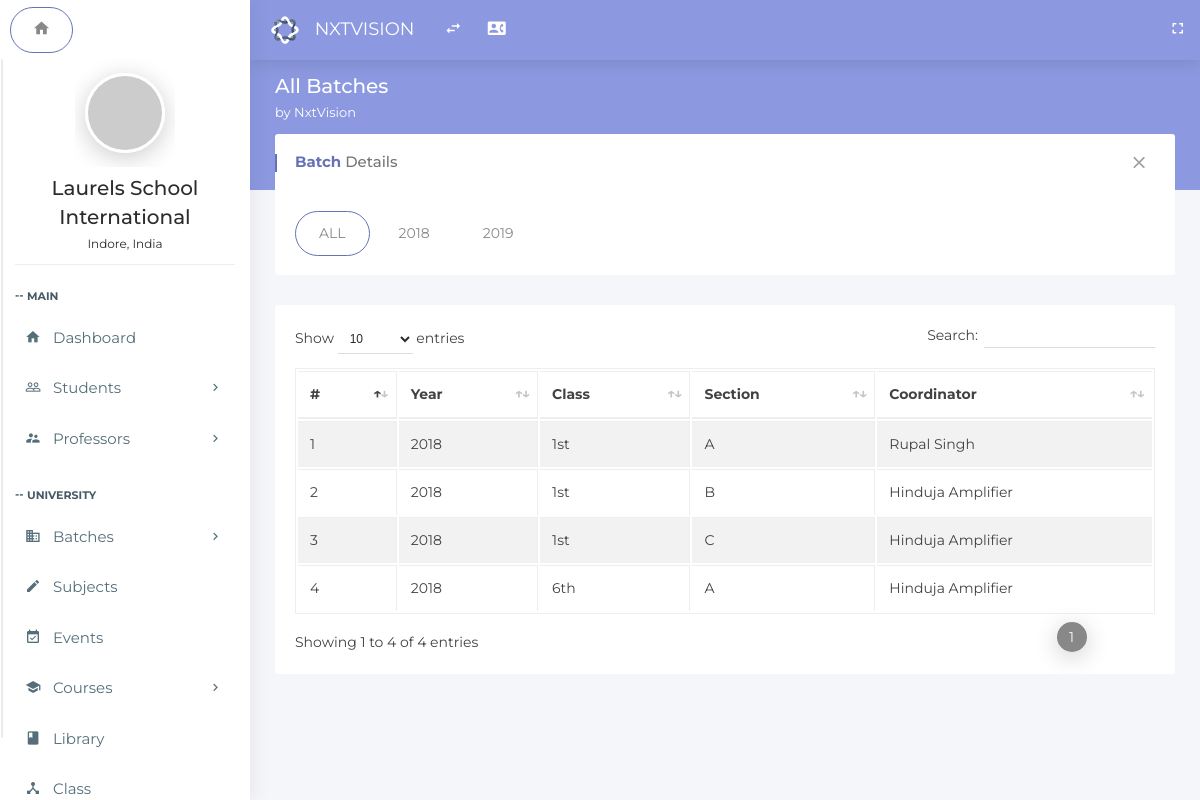
The page /index.php/batches/all_batch on the database as committed earlier.
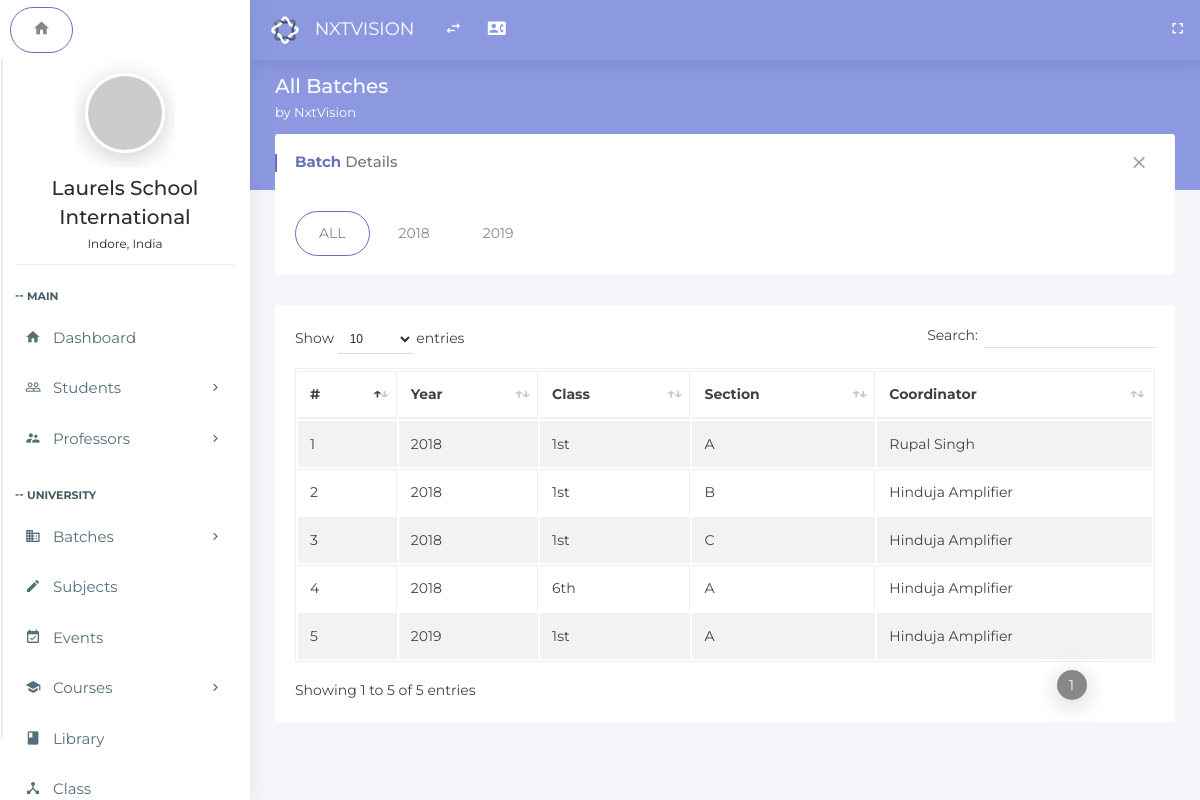
The same page on the database as committed later.
### tables this page shows
CREATE TABLE `batches_all` (
  `id` int(11) NOT NULL,
  `year_id` int(11) NOT NULL,
  `class_id` int(11) NOT NULL,
  `section_id` int(11) NOT NULL,
  `coordinator` int(11) NOT NULL,
  `subject_teachers` text NOT NULL,
  `students_list` text NOT NULL
);

CREATE TABLE `years_list` (
  `id` int(11) NOT NULL,
  `year` text NOT NULL
);

CREATE TABLE `classes_list` (
  `id` int(11) NOT NULL,
  `class` text NOT NULL
);

CREATE TABLE `section_list` (
  `id` int(11) NOT NULL,
  `section` text NOT NULL
);

CREATE TABLE `professor_joining` (
  `id` int(11) NOT NULL,
  `join_date` date NOT NULL,
  `prof_name` text NOT NULL,
  `phone` text NOT NULL,
  `prof_dob` date NOT NULL,
  `email` text NOT NULL,
  `gender` text NOT NULL,
  `prof_category` text NOT NULL,
  `state` text NOT NULL,
  `city` text NOT NULL,
  `prof_bloodgroup` text NOT NULL,
  `current_address` text NOT NULL,
  `permanent_address` text NOT NULL,
  `current_address_pin` int(7) NOT NULL,
  `permanent_address_pin` int(7) NOT NULL,
  `photo` text NOT NULL,
  `father_name` text NOT NULL,
  `mother_name` text NOT NULL,
  `password` text NOT NULL,
  `highest_qualification` text NOT NULL,
  `bank_name` text NOT NULL,
  `pan_number` text NOT NULL,
  `branch_name` text NOT NULL,
  `account_number` text NOT NULL,
  `ifsc` text NOT NULL
);

### application/controllers/Batches.php (called while the page is built, shortened)
<?php
class Batches extends MY_Controller
{
    public function all_batch()
    {
        $this->load->model('Batches_all_model', '_batchmodel');
        $data['batchDetails']=$this->_batchmodel->getBatchDetails();
        $this->load->view('batches-all', $data);
    }
}

### index.php (called while the page is built, shortened)
<?php
require_once BASEPATH.'core/CodeIgniter.php';

### application/models/Batches_all_model.php (called while the page is built, shortened)
<?php
class Batches_all_model extends CI_Model
{
    public function getBatchDetails()
    {
        $batchDetailsArray = array();
        $batchDetailsArray["ALL"] = array();
        $yearQuery = $this->db->get('years_list')->result();
        foreach ( $yearQuery as $row)
        {
            $yearSQL = 'SELECT batches_all.id, years_list.year , classes_list.class , section_list.section
            , professor_joining.prof_name
            FROM batches_all
            INNER JOIN years_list ON batches_all.year_id=years_list.id
            INNER JOIN classes_list ON batches_all.class_id=classes_list.id
            INNER JOIN section_list ON batches_all.section_id=section_list.id
            INNER JOIN professor_joining ON batches_all.coordinator=professor_joining.id
            where batches_all.year_id ='.$row->id;
            $yearQuery = $this->db->query($yearSQL)->result();
            $batchDetailsArray["ALL"] = array_merge($batchDetailsArray["ALL"],$yearQuery);
            $batchDetailsArray[$row->year] = $yearQuery;
        }
        return $batchDetailsArray;
    }
}

### application/views/batches-all.php (the view, shortened to what this page needs)
<!doctype html>
<html class="no-js " lang="en">
  <head>
    <link rel="stylesheet" href="../assets/plugins/bootstrap/css/bootstrap.min.css">
    <link rel="stylesheet" href="../assets/plugins/jquery-datatable/dataTables.bootstrap4.min.css">
    <link rel="stylesheet" href="../assets/css/main.css">
    <link rel="stylesheet" href="../assets/css/color_skins.css">
  </head>
  <body class="<?php echo $theme; ?>">
    <nav class="navbar p-l-5 p-r-5">
      <ul class="nav navbar-nav navbar-left">
        <li>
          <div class="navbar-header">
            <a class="navbar-brand" href="<?php echo site_url('dashboard'); ?>">
              <img src="../assets/images/logo.svg" width="30" alt="Oreo">
              <span class="m-l-10">
                <?php echo $company_name; ?>
              </span>
            </a>
          </div>
        </li>
        <li>
          <a href="javascript:void(0);" class="ls-toggle-btn" data-close="true">
            <i class="zmdi zmdi-swap">
            </i>
          </a>
        </li>
        <li>
          <a href="contact.html" title="Contact List">
            <i class="zmdi zmdi-account-box-phone">
            </i>
          </a>
        </li>
        <li class="float-right">
          <a href="javascript:void(0);" class="fullscreen hidden-sm-down" data-provide="fullscreen" data-close="true">
            <i class="zmdi zmdi-fullscreen">
            </i>
          </a>
        </li>
      </ul>
    </nav>
    <?php include 'leftside.php';?>
    <section class="content">
    <div class="block-header">
        <div class="row">
            <div class="col-lg-7 col-md-6 col-sm-12">
                <h2>All Batches
                <small><?php echo $welcome_string; ?></small>
                </h2>
            </div>
        </div>
    </div>
    <div class="container-fluid">
        <div class="row clearfix">
            <div class="col-lg-12">
                <div class="card">
                    <div class="header">
                        <h2><strong>Batch</strong> Details</h2>
                        <ul class="header-dropdown">
                            <li class="remove">
                                <a role="button" class="boxs-close"><i class="zmdi zmdi-close"></i></a>
                            </li>
                        </ul>
                    </div>
                    <div class="body">
                        <ul class="nav nav-tabs padding-0">
                            <?php
                                foreach ($batchDetails as $key => $value)
                                {?>
                                    <li class="nav-item"><a class="nav-link <?php echo (strcmp($key,'ALL')==0)?'active':'';?>" data-toggle="tab" href="#tab<?php echo $key;?>"><?php echo $key;?></a></li>
                                <?php
                                }
                            ?>
                        </ul>
                    </div>
                </div>
                <div class="tab-content">
                    <?php
                        foreach ($batchDetails as $key => $value)
                        {
                    ?>
                    <div class="tab-pane <?php echo (strcmp($key,'ALL')==0)?'active':'';?>" id="tab<?php echo $key;?>">
                        <div class="card">
                            <div class="body table-responsive">
                                <table class="table table-bordered table-striped table-hover js-basic-example dataTable">
                                    <thead>
                                        <tr>
                                            <th>#</th>
                                            <th>Year</th>
                                            <th>Class</th>
                                            <th>Section</th>
                                            <th>Coordinator</th>
                                        </tr>
                                    </thead>
                                    <tbody>
                                        <?php
                                            foreach ($value as $row)
                                            {
                                        ?>
                                            <tr>
                                                <td><?php echo $row->id;?></td>
                                                <td><?php echo $row->year;?></td>
                                                <td><?php echo $row->class;?></td>
                                                <td><?php echo $row->section;?></td>
                                                <td><?php echo $row->prof_name;?></td>
                                            </tr>
                                        <?php
                                            }
                                        ?>
                                    </tbody>
                                </table>
                            </div>
                        </div>
                    </div>
                    <?php
                        }
                    ?>
                </div>
            </div>
        </div>
    </div>
</section>
  </body>
</html>

### application/views/LeftSide.php (shortened to what this page needs)
<aside id="leftsidebar" class="sidebar">
    <ul class="nav nav-tabs">
        <li class="nav-item"><a class="nav-link active" data-toggle="tab" href="#dashboard"><i class="zmdi zmdi-home"></i></a></li>
    </ul>
    <div class="tab-content">
        <div class="tab-pane stretchRight active" id="dashboard">
            <div class="menu">
                <ul class="list">
                    <li>
                        <div class="user-info">
                            <div class="image"><a href="profile.html"><img src="http://via.placeholder.com/80x80" alt="User"></a></div>
                            <div class="detail">
                                <h4><?php echo $schoolname;?></h4>
                                <small><?php echo $schoollocation;?></small>
                            </div>
                        </div>
                    </li>
                    <li class="header">MAIN</li>
                    <li <?php if( strcmp(basename($_SERVER['PHP_SELF']) ,'dashboard') ==0 )
                            echo 'class="active open"'; ?>  >
                        <a href="<?php echo site_url('dashboard') ?>"><i class="zmdi zmdi-home"></i><span>Dashboard</span></a>
                    </li>
                    <li <?php if( strcmp(basename($_SERVER['PHP_SELF']) ,'all_students') ==0 || strcmp(basename($_SERVER['PHP_SELF']) ,'add_students') ==0 || strcmp($this->uri->segment(1),'profile') == 0)
                        echo 'class="active open"'; ?> >
                        <a href="javascript:void(0);" class="menu-toggle"><i class="zmdi zmdi-accounts-outline"></i><span>Students</span> </a>
                    </li>
                    <li <?php if( strcmp(basename($_SERVER['PHP_SELF']) ,'all_professor') ==0 || strcmp(basename($_SERVER['PHP_SELF']) ,'add_professor') ==0)
                        echo 'class="active open"'; ?> >
                        <a href="javascript:void(0);" class="menu-toggle"><i class="zmdi zmdi-accounts-alt"></i><span>Professors</span> </a>
                    </li>
                    <li class="header">UNIVERSITY</li>
                    <li <?php if( strcmp(basename($_SERVER['PHP_SELF']) ,'classes') ==0 || strcmp(basename($_SERVER['PHP_SELF']) ,'years') ==0 || strcmp(basename($_SERVER['PHP_SELF']) ,'section') ==0)
                        echo 'class="active open"'; ?> >
                        <a href="javascript:void(0);" class="menu-toggle"><i class="zmdi zmdi-city-alt"></i><span>Batches</span> </a>
                    </li>
                    <li <?php if( strcmp(basename($_SERVER['PHP_SELF']) ,'subject') ==0 )
                            echo 'class="active open"'; ?>  >
                        <a href="<?php echo site_url('subject') ?>"><i class="zmdi zmdi-edit"></i><span>Subjects</span></a>
                    </li>
                    <li <?php if( strcmp(basename($_SERVER['PHP_SELF']) ,'event') ==0)
                        echo 'class="active"'; ?>>
                        <a href="<?php echo site_url('Events/event');?>"><i class="zmdi zmdi-calendar-check"></i><span>Events</span> </a>
                    </li>
                    <li <?php if( strcmp(basename($_SERVER['PHP_SELF']) ,'courses') ==0 || strcmp(basename($_SERVER['PHP_SELF']) ,'add_courses') ==0 || strcmp(basename($_SERVER['PHP_SELF']),'courses_info') ==0 )
                        echo 'class="active open"'; ?> >
                        <a href="javascript:void(0);" class="menu-toggle"><i class="zmdi zmdi-graduation-cap"></i><span>Courses</span> </a>
                    </li>
                    <li <?php if( strcmp(basename($_SERVER['PHP_SELF']),'Library') ==0 )
                        echo 'class="active"'; ?>>
                        <a href="<?php echo site_url('Library/Lib');?>"><i class="zmdi zmdi-book"></i><span>Library</span> </a>
                    </li>
                    <li <?php if( strcmp(basename($_SERVER['PHP_SELF']),'Classroom') ==0 )
                        echo 'class="active"'; ?>>
                        <a href="<?php echo site_url('Classroom') ?>"><i class="zmdi zmdi-device-hub"></i><span>Class</span> </a>
                    </li>
                </ul>
            </div>
        </div>
    </div>
</aside>

### assets/css/color_skins.css (style rules this page uses)
.theme-purple .block-header h2 { color: #fff }
.theme-purple .block-header h2 small { color: #fff }
.theme-purple section.content:before { background-color: #8c99e0 }
.theme-purple .navbar, .theme-purple .page-loader-wrapper { background: #8c99e0 }
.theme-purple .nav-tabs .nav-link.active { border: 1px solid #6572b8 !important }
.theme-purple .card .header h2:before { background: #6572b8 }
.theme-purple .card .header h2 strong { color: #6572b8 }

Rows that differ between the two databases and show on the page:
added batches_all: id "5", years_list.year "2019", classes_list.class "1st", section_list.section "A", professor_joining.prof_name "Hinduja Amplifier"
Other text that changed with them:
text written by a page script: "Show entries Search: Showing 1 to 4 of 4 entries 1" → "Show entries Search: Showing 1 to 5 of 5 entries 1"
